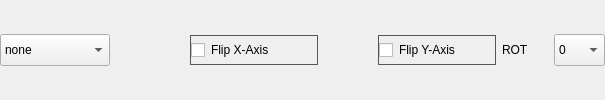
            <widget class="QWidget" name="horizontalWidget" native="true">
             <property name="sizePolicy">
              <sizepolicy hsizetype="Expanding" vsizetype="Fixed">
               <horstretch>0</horstretch>
               <verstretch>0</verstretch>
              </sizepolicy>
             </property>
             <layout class="QHBoxLayout" name="horizontalLayout_37">
              <property name="leftMargin">
               <number>0</number>
              </property>
              <property name="topMargin">
               <number>0</number>
              </property>
              <property name="rightMargin">
               <number>0</number>
              </property>
              <property name="bottomMargin">
               <number>0</number>
              </property>
              <item>
               <widget class="QComboBox" name="comboBoxUSBCam">
                <property name="sizePolicy">
                 <sizepolicy hsizetype="Fixed" vsizetype="Fixed">
                  <horstretch>0</horstretch>
                  <verstretch>0</verstretch>
                 </sizepolicy>
                </property>
                <property name="minimumSize">
                 <size>
                  <width>110</width>
                  <height>32</height>
                 </size>
                </property>
                <property name="maximumSize">
                 <size>
                  <width>110</width>
                  <height>32</height>
                 </size>
                </property>
                <item>
                 <property name="text">
                  <string>none</string>
                 </property>
                </item>
                <item>
                 <property name="text">
                  <string>enabled</string>
                 </property>
                </item>
               </widget>
              </item>
              <item>
               <widget class="QLabel" name="label_39">
                <property name="sizePolicy">
                 <sizepolicy hsizetype="Fixed" vsizetype="Fixed">
                  <horstretch>0</horstretch>
                  <verstretch>0</verstretch>
                 </sizepolicy>
                </property>
                <property name="minimumSize">
                 <size>
                  <width>68</width>
                  <height>30</height>
                 </size>
                </property>
                <property name="maximumSize">
                 <size>
                  <width>68</width>
                  <height>30</height>
                 </size>
                </property>
                <property name="text">
                 <string/>
                </property>
               </widget>
              </item>
              <item>
               <widget class="QCheckBox" name="checkBoxFlipXUSB">
                <property name="sizePolicy">
                 <sizepolicy hsizetype="Fixed" vsizetype="Fixed">
                  <horstretch>0</horstretch>
                  <verstretch>0</verstretch>
                 </sizepolicy>
                </property>
                <property name="minimumSize">
                 <size>
                  <width>128</width>
                  <height>30</height>
                 </size>
                </property>
                <property name="maximumSize">
                 <size>
                  <width>128</width>
                  <height>30</height>
                 </size>
                </property>
                <property name="styleSheet">
                 <string notr="true">border: 1px solid;
border-color: rgb(85, 87, 83);</string>
                </property>
                <property name="text">
                 <string>Flip X-Axis</string>
                </property>
               </widget>
              </item>
              <item>
               <spacer name="horizontalSpacer_6">
                <property name="orientation">
                 <enum>Qt::Horizontal</enum>
                </property>
                <property name="sizeType">
                 <enum>QSizePolicy::Fixed</enum>
                </property>
                <property name="sizeHint" stdset="0">
                 <size>
                  <width>54</width>
                  <height>20</height>
                 </size>
                </property>
               </spacer>
              </item>
              <item>
               <widget class="QCheckBox" name="checkBoxFlipYUSB">
                <property name="minimumSize">
                 <size>
                  <width>118</width>
                  <height>30</height>
                 </size>
                </property>
                <property name="maximumSize">
                 <size>
                  <width>118</width>
                  <height>30</height>
                 </size>
                </property>
                <property name="styleSheet">
                 <string notr="true">border: 1px solid;
border-color: rgb(85, 87, 83);</string>
                </property>
                <property name="text">
                 <string>Flip Y-Axis</string>
                </property>
               </widget>
              </item>
              <item>
               <widget class="QLabel" name="label_40">
                <property name="sizePolicy">
                 <sizepolicy hsizetype="Fixed" vsizetype="Fixed">
                  <horstretch>0</horstretch>
                  <verstretch>0</verstretch>
                 </sizepolicy>
                </property>
                <property name="minimumSize">
                 <size>
                  <width>46</width>
                  <height>30</height>
                 </size>
                </property>
                <property name="maximumSize">
                 <size>
                  <width>46</width>
                  <height>30</height>
                 </size>
                </property>
                <property name="text">
                 <string>ROT</string>
                </property>
               </widget>
              </item>
              <item>
               <widget class="QComboBox" name="comboBoxUSBRotation">
                <property name="sizePolicy">
                 <sizepolicy hsizetype="Expanding" vsizetype="Fixed">
                  <horstretch>0</horstretch>
                  <verstretch>0</verstretch>
                 </sizepolicy>
                </property>
                <property name="minimumSize">
                 <size>
                  <width>0</width>
                  <height>32</height>
                 </size>
                </property>
                <property name="maximumSize">
                 <size>
                  <width>16777215</width>
                  <height>32</height>
                 </size>
                </property>
                <property name="styleSheet">
                 <string notr="true">QScrollBar { 
	width: 40px;
	background-color: rgba(85, 87, 83, 0.7);
}
QComboBox::item {
	padding-top: 6px;
	padding-bottom: 6px;
	height: 32px;
	min-height: 32px;
}
QComboBox::item:selected {
	background-color: rgb(78, 154, 6);
	padding-top: 6px;
	padding-bottom: 6px;
	height: 32px;
	min-height: 32px;
}</string>
                </property>
                <item>
                 <property name="text">
                  <string>0</string>
                 </property>
                </item>
                <item>
                 <property name="text">
                  <string>180</string>
                 </property>
                </item>
               </widget>
              </item>
             </layout>
            </widget>
